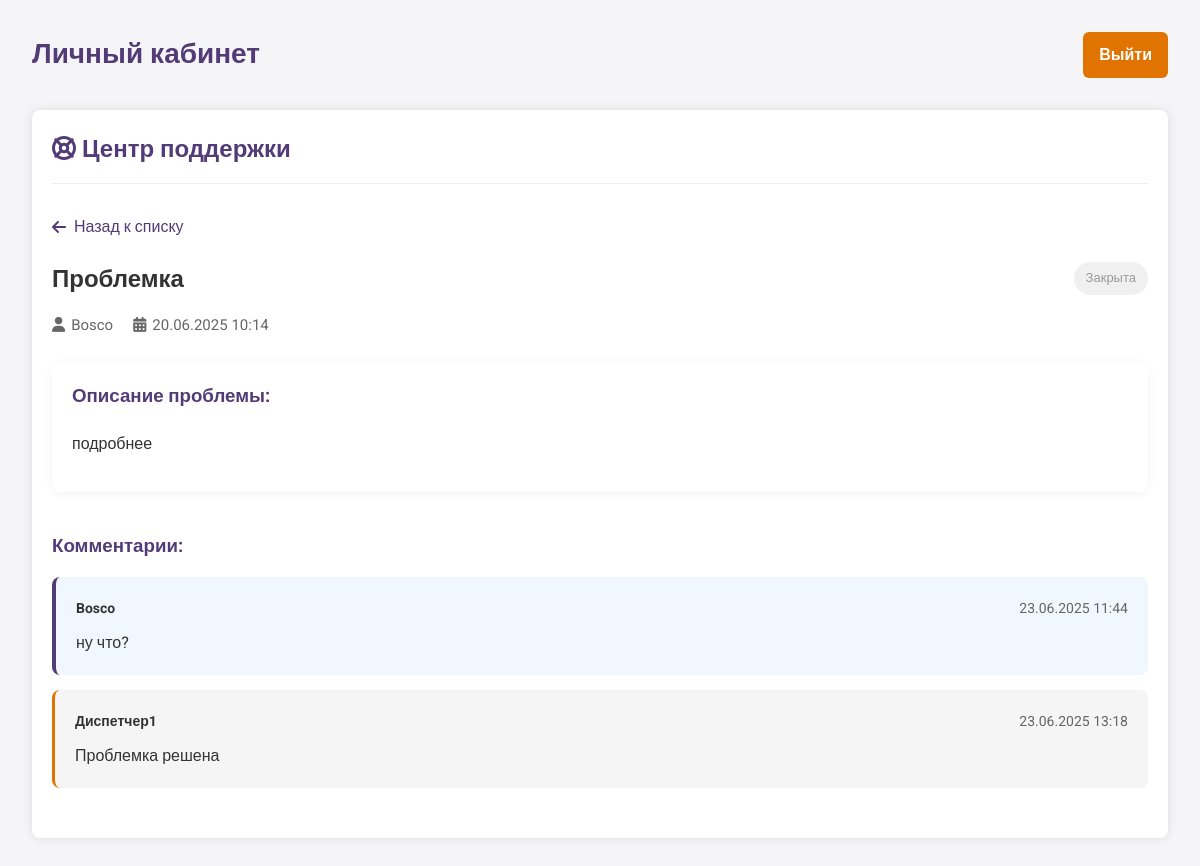
The page /assets/admin/helpline/helpline.php?ticket=8 (signed in) on the database its author committed.
### tables this page shows
CREATE TABLE `tickets` (
  `id` int(11) NOT NULL,
  `user_id` int(11) NOT NULL,
  `title` varchar(255) NOT NULL,
  `description` text NOT NULL,
  `status` enum('open','in_progress','closed') DEFAULT 'open',
  `created_at` datetime NOT NULL,
  `updated_at` datetime NOT NULL DEFAULT current_timestamp() ON UPDATE current_timestamp()
);

CREATE TABLE `users` (
  `id` int(11) NOT NULL,
  `username` varchar(50) NOT NULL,
  `password` varchar(255) NOT NULL,
  `email` varchar(100) NOT NULL,
  `role` enum('admin','moderator','user') DEFAULT 'user',
  `created_at` timestamp NULL DEFAULT current_timestamp(),
  `is_banned` tinyint(1) DEFAULT 0,
  `updated_at` timestamp NULL DEFAULT current_timestamp() ON UPDATE current_timestamp()
);

CREATE TABLE `ticket_comments` (
  `id` int(11) NOT NULL,
  `ticket_id` int(11) NOT NULL,
  `user_id` int(11) NOT NULL,
  `comment` text NOT NULL,
  `created_at` datetime NOT NULL
);

### assets/admin/helpline/helpline.php (the view, shortened to what this page needs)
<?php
require_once '../../../includes/db_connect.php';
$is_moderator = ($_SESSION['user_role'] == 'moderator' || $_SESSION['user_role'] == 'admin');
if ($is_moderator) {
    $query = "SELECT t.*, u.username FROM tickets t JOIN users u ON t.user_id = u.id ORDER BY t.created_at DESC";
} else {
    $user_id = $_SESSION['user_id'];
    $query = "SELECT * FROM tickets WHERE user_id = '$user_id' ORDER BY created_at DESC";
}
$tickets_result = mysqli_query($conn, $query);
if (isset($_GET['ticket'])) {
    $ticket_id = mysqli_real_escape_string($conn, $_GET['ticket']);
    $ticket_query = "SELECT t.*, u.username FROM tickets t JOIN users u ON t.user_id = u.id WHERE t.id = '$ticket_id'";
    $ticket_result = mysqli_query($conn, $ticket_query);
    $ticket = mysqli_fetch_assoc($ticket_result);
    $comments_query = "SELECT tc.*, u.username FROM ticket_comments tc JOIN users u ON tc.user_id = u.id WHERE tc.ticket_id = '$ticket_id' ORDER BY tc.created_at ASC";
    $comments_result = mysqli_query($conn, $comments_query);
}
?>
<!DOCTYPE html>
<html lang="ru">
<head>
    <link rel="stylesheet" href="https://cdnjs.cloudflare.com/ajax/libs/font-awesome/6.5.0/css/all.min.css">
    <link rel="stylesheet" href="/assets/css/admin.css?v=<?= time() ?>">
</head>
<body>
<?php include '../includes/admin_header.php'; ?>
<div class="helpline-container">
    <div class="helpline-header">
        <h1><i class="fas fa-life-ring"></i> Центр поддержки</h1>
    </div>
    <div class="helpline-content">
        <?php if (!isset($_GET['ticket'])): ?>
            <div class="tickets-list">
                <div class="tickets-filter">
                    <input type="text" id="ticketSearch" placeholder="Поиск по заявкам...">
                    <?php if ($is_moderator): ?>
                        <select id="statusFilter">
                            <option value="">Все статусы</option>
                            <option value="open">Открытые</option>
                            <option value="in_progress">В работе</option>
                            <option value="closed">Закрытые</option>
                        </select>
                    <?php endif; ?>
                </div>
                <table class="tickets-table">
                    <thead>
                        <tr>
                            <th>ID</th>
                            <th>Тема</th>
                            <th>Статус</th>
                            <th>Автор</th>
                            <th>Дата создания</th>
                            <th>Действия</th>
                        </tr>
                    </thead>
                    <tbody>
                        <?php while ($ticket = mysqli_fetch_assoc($tickets_result)): ?>
                            <tr data-status="<?= $ticket['status'] ?>">
                                <td><?= $ticket['id'] ?></td>
                                <td><?= htmlspecialchars($ticket['title']) ?></td>
                                <td>
                                    <span class="status-badge status-<?= $ticket['status'] ?>">
                                        <?php
                                            switch($ticket['status']) {
                                                case 'open': echo 'Открыта'; break;
                                                case 'in_progress': echo 'В работе'; break;
                                                case 'closed': echo 'Закрыта'; break;
                                            }
                                        ?>
                                    </span>
                                </td>
                                <td><?= htmlspecialchars($ticket['username'] ?? 'Пользователь') ?></td>
                                <td><?= date('d.m.Y H:i', strtotime($ticket['created_at'])) ?></td>
                                <td>
                                    <a href="helpline.php?ticket=<?= $ticket['id'] ?>" class="btn-view"><i class="fas fa-eye"></i></a>
                                    <?php if ($is_moderator): ?>
                                        <a href="#" class="btn-edit" data-id="<?= $ticket['id'] ?>"><i class="fas fa-edit"></i></a>
                                    <?php endif; ?>
                                </td>
                            </tr>
                        <?php endwhile; ?>
                    </tbody>
                </table>
            </div>
        <?php else: ?>
            <div class="ticket-details">
                <a href="helpline.php" class="btn-back"><i class="fas fa-arrow-left"></i> Назад к списку</a>
                <div class="ticket-header">
                    <h2><?= htmlspecialchars($ticket['title']) ?></h2>
                    <span class="status-badge status-<?= $ticket['status'] ?>">
                        <?php
                            switch($ticket['status']) {
                                case 'closed': echo 'Закрыта'; break;
                            }
                        ?>
                    </span>
                </div>
                <div class="ticket-meta">
                    <span><i class="fas fa-user"></i> <?= htmlspecialchars($ticket['username']) ?></span>
                    <span><i class="fas fa-calendar-alt"></i> <?= date('d.m.Y H:i', strtotime($ticket['created_at'])) ?></span>
                </div>
                <div class="ticket-description">
                    <h3>Описание проблемы:</h3>
                    <p><?= nl2br(htmlspecialchars($ticket['description'])) ?></p>
                </div>
                <div class="ticket-comments">
                    <h3>Комментарии:</h3>
                    <div class="comments-list">
                        <?php while ($comment = mysqli_fetch_assoc($comments_result)): ?>
                            <div class="comment-item <?= $comment['user_id'] == $ticket['user_id'] ? 'user-comment' : 'moderator-comment' ?>">
                                <div class="comment-header">
                                    <strong><?= htmlspecialchars($comment['username']) ?></strong>
                                    <span><?= date('d.m.Y H:i', strtotime($comment['created_at'])) ?></span>
                                </div>
                                <div class="comment-body">
                                    <?= nl2br(htmlspecialchars($comment['comment'])) ?>
                                </div>
                            </div>
                        <?php endwhile; ?>
                    </div>
                </div>
            </div>
        <?php endif; ?>
    </div>
</div>
</body>
</html>

### assets/css/admin.css (style rules this page uses)
* { box-sizing: border-box; }
body { margin: 0; font-family: 'Roboto', sans-serif; background-color: #f4f4f9; color: #000000; }
.status-badge { display: inline-block; padding: 4px 10px; border-radius: 12px; font-size: 12px; font-weight: 500; }
.helpline-container { max-width: 1200px; margin: 20px auto; padding: 20px; background-color: #fff; border-radius: 8px; box-shadow: 0 0 10px rgba(0, 0, 0, 0.1); }
.helpline-header { display: flex; justify-content: space-between; align-items: center; margin-bottom: 30px; padding-bottom: 15px; border-bottom: 1px solid #eee; }
.helpline-header h1 { color: #533b77; margin: 0; font-size: 24px; }
.status-badge { padding: 4px 8px; border-radius: 12px; font-size: 12px; font-weight: 500; color: white; }
.status-closed { background-color: #a5a5a5; }
.ticket-details { margin-top: 20px; }
.btn-back { display: inline-block; margin-bottom: 20px; color: #533b77; text-decoration: none; font-weight: 500; }
.ticket-header { display: flex; align-items: center; gap: 15px; margin-bottom: 15px; }
.ticket-header h2 { margin: 0; color: #333; }
.ticket-meta { display: flex; gap: 20px; margin-bottom: 20px; color: #666; font-size: 14px; }
.ticket-description { margin-bottom: 30px; padding: 20px; background-color: #f9f9f9; border-radius: 4px; }
.ticket-description h3 { margin-top: 0; color: #533b77; }
.ticket-comments { margin-top: 30px; }
.ticket-comments h3 { color: #533b77; margin-bottom: 15px; }
.comments-list { margin-bottom: 30px; }
.comment-item { padding: 15px; margin-bottom: 15px; border-radius: 4px; position: relative; }
.user-comment { background-color: #f0f7ff; border-left: 3px solid #533b77; }
.moderator-comment { background-color: #f5f5f5; border-left: 3px solid #e17400; }
.comment-header { display: flex; justify-content: space-between; margin-bottom: 10px; font-size: 14px; }
.comment-header strong { color: #333; }
.comment-header span { color: #666; }
.comment-body { color: #333; line-height: 1.5; }
body { font-family: 'Roboto', sans-serif; background-color: #f5f5f7; color: #333; line-height: 1.6; }
.status-badge { padding: 6px 12px; border-radius: 20px; font-size: 13px; font-weight: 500; display: inline-block; }
.status-closed { background-color: #f0f0f0; color: #999; }
.btn-back { display: inline-flex; align-items: center; gap: 8px; color: #533b77; text-decoration: none; font-weight: 500; margin-bottom: 20px; }
.ticket-header { display: flex; align-items: center; justify-content: space-between; margin-bottom: 15px; flex-wrap: wrap; gap: 15px; }
.ticket-meta { display: flex; gap: 20px; margin-bottom: 25px; color: #666; font-size: 15px; }
.ticket-meta span { display: flex; align-items: center; gap: 6px; }
.ticket-description { margin-bottom: 30px; padding: 20px; background-color: white; border-radius: 8px; box-shadow: 0 2px 10px rgba(0, 0, 0, 0.05); }
.ticket-comments { margin-top: 40px; }
.comment-item { padding: 20px; margin-bottom: 15px; border-radius: 8px; position: relative; }
.user-comment { background-color: #f0f7ff; border-left: 4px solid #533b77; }
.comment-body { color: #333; line-height: 1.6; }

### rows shown on the page
tickets: title "Проблемка", user.username "Bosco", created_at "20.06.2025 10:14", description "подробнее"
ticket_comments: user.username "Bosco", created_at "23.06.2025 11:44", comment "ну что?"
ticket_comments: user.username "Диспетчер1", created_at "23.06.2025 13:18", comment "Проблемка решена"

### other values the page prints
$page_heading "Личный кабинет"
